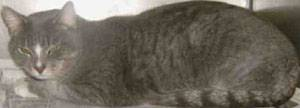
#> input picture src/data/cats/cat.10192.jpg, 300 x 108 px; its folder holds only this picture in this run
$ python face_detection.py
#> lines starting #> are read from the running program, lines starting #| are printed output that depends on the picture
import cv2
import os
import numpy as np

# Directorios de entrada y salida
input_dir = '../data/cats/'  # Directorio de imágenes de entrada
output_dir = '../data/cats_png/' # Directorio donde se guardarán las imágenes procesadas

dog_input_dir = '../data/dogs/'  # Directorio de imágenes de entrada
dog_output_dir = '../data/dogs_png/' # Directorio donde se guardarán las imágenes procesadas

# Cargar clasificadores de OpenCV para rostros de perros y gatos
# Nota: Estos clasificadores son aproximados y pueden necesitar ajustes según el dataset.
# Asegúrate de tener los archivos .xml de Haar cascades en la misma carpeta o de definir la ruta completa.
cat_face_cascade = cv2.CascadeClassifier(cv2.data.haarcascades + 'haarcascade_frontalcatface.xml')
dog_face_cascade = cv2.CascadeClassifier(cv2.data.haarcascades + 'haarcascade_frontalcatface_extended.xml') # Para perros podría requerir un XML personalizado

# Crear el directorio de salida si no existe
if not os.path.exists(output_dir):
    os.makedirs(output_dir)

# Función para procesar imágenes
def process_images():
    for img_name in os.listdir(input_dir):
        img_path = os.path.join(input_dir, img_name)
        img = cv2.imread(img_path)
#> img is the input picture: shape (108, 300, 3); mean B, G, R 94.4, 105.2, 111.6

        if img is None:
            continue  # Ignorar archivos que no sean imágenes

        # Convertir la imagen a escala de grises
        gray = cv2.cvtColor(img, cv2.COLOR_BGR2GRAY)

        # Detección de rostros de gatos y perros
        cat_faces = cat_face_cascade.detectMultiScale(gray, scaleFactor=1.1, minNeighbors=5, minSize=(30, 30))
#> cat_faces = [[10, 27, 59, 59]]
        dog_faces = dog_face_cascade.detectMultiScale(gray, scaleFactor=1.1, minNeighbors=5, minSize=(30, 30))
#> dog_faces = [[10, 26, 59, 59]]

        faces = list(cat_faces) + list(dog_faces)  # Unir detecciones de perros y gatos
#> faces = [[10, 27, 59, 59], [10, 26, 59, 59]]

        # Procesar cada rostro detectado
        for (x, y, w, h) in faces:
            # Recortar el rostro
            face = gray[y:y+h, x:x+w]

            # Redimensionar a 16x16 píxeles
            resized_face = cv2.resize(face, (16, 16))

            # Crear imagen en blanco (fondo blanco)
            output_img = np.ones_like(gray) * 255

            # Pegar el rostro detectado en la posición original, pero en escala de grises
            output_img[y:y+h, x:x+w] = cv2.resize(resized_face, (w, h))

            # Guardar la imagen procesada
            output_path = os.path.join(output_dir, f"processed_{img_name}")
            cv2.imwrite(output_path, output_img)
#> this loop made 2 passes
#> pass 1, in process_images, `face = gray[y:y+h, x:x+w]`:
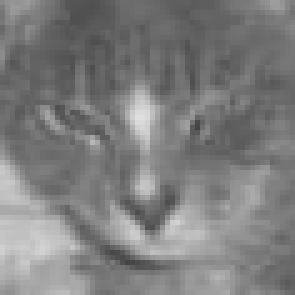
#> face: shape (59, 59) (shown 5 times larger); min 68, max 223, mean 125.8
#> pass 1, in process_images, `cv2.imwrite(output_path, output_img)`:
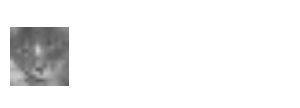
#> saved as processed_cat.10192.jpg: shape (108, 300); min 82, max 255, mean 241
#> pass 2, in process_images, `face = gray[y:y+h, x:x+w]`:
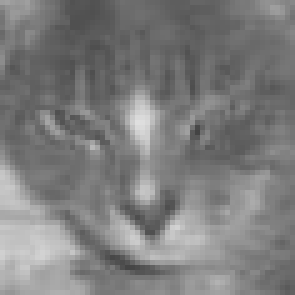
#> face: shape (59, 59) (shown 5 times larger); min 68, max 223, mean 125.2
#> pass 2, in process_images, `cv2.imwrite(output_path, output_img)`:
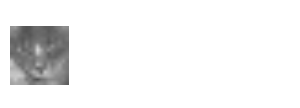
#> saved as processed_cat.10192.jpg: shape (108, 300); min 78, max 255, mean 241

# Llamada a la función para procesar las imágenes
process_images()

print("Proceso completado. Las imágenes procesadas están en:", output_dir)
#| Proceso completado. Las imágenes procesadas están en: ../data/cats_png/

$ run again, on src/data/cats/cat.10947.jpg
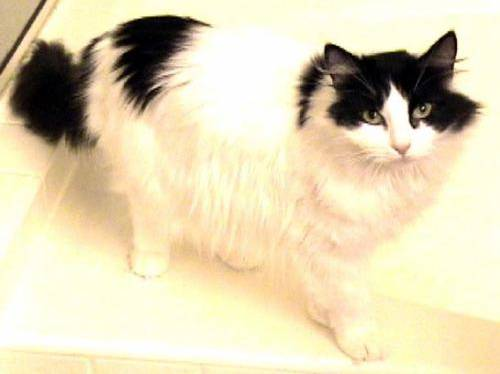
#> input picture src/data/cats/cat.10947.jpg, 500 x 374 px
#> in process_images, img is the input picture: shape (374, 500, 3); mean B, G, R 180.3, 212.8, 224.1
#> in process_images, `gray = cv2.cvtColor(img, cv2.COLOR_BGR2GRAY)`:
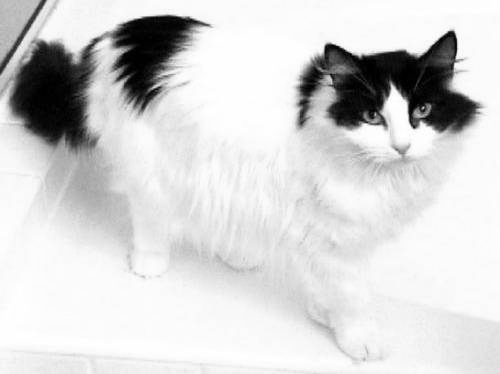
#> gray: shape (374, 500); min 0, max 255, mean 212.5
#> cat_faces = [[342, 69, 111, 111]]
#> dog_faces = [[342, 69, 113, 113]]
#> faces = [[342, 69, 111, 111], [342, 69, 113, 113]]
#> the loop in process_images, `for (x, y, w, h) in faces:` made 2 passes
#> pass 2, in process_images, `cv2.imwrite(output_path, output_img)`:
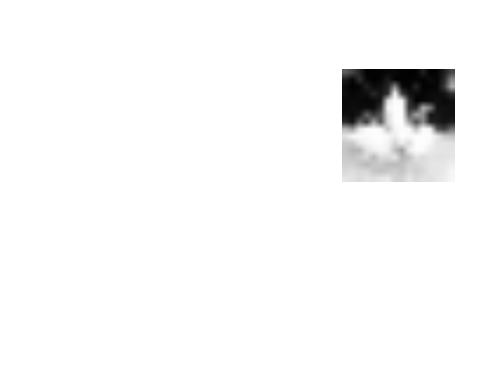
#> saved as processed_cat.10947.jpg: shape (374, 500); min 0, max 255, mean 247
#| Proceso completado. Las imágenes procesadas están en: ../data/cats_png/
